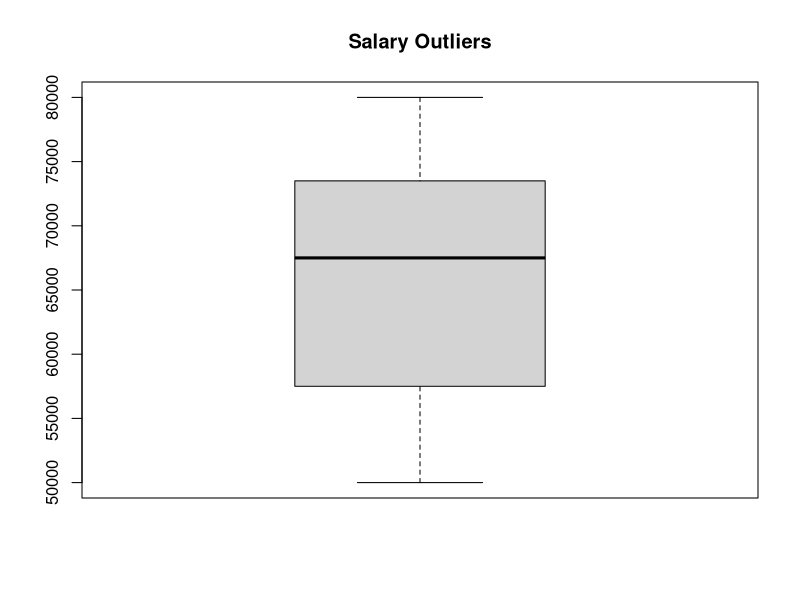

R code for this plot:

# %%
library(tidyverse)
# %%
setwd("/home/asus/content/Notes/Semester 4/FDN Lab/Experiments/Experiment 3")
# %%
df <- data.frame(
  ID = c(1, 2, 3, 4, 5, 6, 7, 8, 9, 10),
  Name = c("Alice", "Bob", NA, "David", "Emma", "Frank", NA, "Hannah", "Ian", "Jack"),
  Age = c(25, NA, 30, 29, NA, 35, 40, NA, 50, 27),
  Salary = c(50000, 60000, 55000, NA, 70000, 75000, 80000, 65000, NA, 72000),
  Score = c(80, 90, NA, 85, 88, 92, NA, 77, 95, Inf)
)

# %%
###############################
# Exploring Inbuilt Functions
###############################
# %%
is.na(df)

# %%
complete.cases(df)


# %%
df[complete.cases(df), ]

# %%
summary(df)


# %%
# Boxplot to detect outliers
boxplot(df$Salary, main = "Salary Outliers", horizontal = FALSE)

# %%
# Identify outliers using IQR
Q1 <- quantile(df$Salary, 0.25, na.rm = TRUE)
Q3 <- quantile(df$Salary, 0.75, na.rm = TRUE)
IQR <- Q3 - Q1
lower_bound <- Q1 - 1.5 * IQR
upper_bound <- Q3 + 1.5 * IQR
outliers <- df$Salary[df$Salary < lower_bound | df$Salary > upper_bound]
print(outliers)

# %% Calculate IQR using IQR()
iqr_value <- IQR(df$Salary, na.rm=TRUE)
print(iqr_value)

# %% Full Rows
df_clean <- na.omit(df)
print(df_clean)


# %% Replace NA in Salary with mean
df$Age[is.na(df$Age)] <- mean(df$Age, na.rm = TRUE)
df$Salary[is.na(df$Salary)] <- mean(df$Salary, na.rm = TRUE)
df$Score[is.na(df$Score)] <- mean(df$Score, na.rm = TRUE)
print(df)
